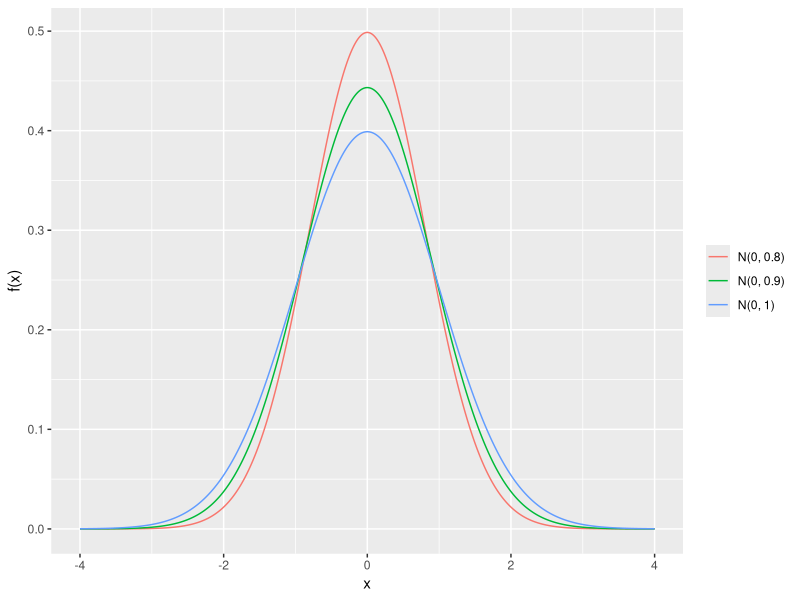

R code for this plot:
## ---- chunk 1
#| echo: true
#| warning: false
#| message: false
library(ggplot2)
a <- seq(-4, 4, by = 0.001)
n <- length(a)
dados <- data.frame(
  distri = rep(c("N(0, 1)", "N(0, 0.9)", "N(0, 0.8)"), each = n),
  x = rep(a, 3),
  y = c(dnorm(a), dnorm(a, 0, 0.9), dnorm(a, 0, 0.8)))
ggplot(data = dados) + geom_line(aes(x, y, color = distri)) + 
  ylab("f(x)") + 
  theme(legend.title = element_blank()) 
## ---- chunk 2
#| echo: true
#| warning: false
#| message: false
library(car)
lin_estimator <- function(Z, X, Y) {
  X <- scale(X)
  n <- length(Y)
  p <- ncol(X)
  
  modelo <- lm(Y ~ Z*X)
  tau_lin <- coef(modelo)[2]
  v_ehw <- hccm(modelo)[2, 2]
  
  aux_beta <- matrix(coef(modelo)[-(1:(p + 2))], ncol = 1)
  v_super_pop <- v_ehw + t(aux_beta) %*% cov(X) %*% aux_beta / n
  
  out <- c(tau_lin, sqrt(v_ehw), sqrt(v_super_pop))
  return(out)
}
## ---- chunk 3
#| echo: true
#| warning: false
#| message: false
n <- 500
mc <- 2000

resultado <- matrix(NA, ncol = 3, nrow = mc)
for (i in 1:mc) {
  X <- matrix(rnorm(2*n), ncol = 2)
  Y1 <- X[, 1] + X[, 1]^2 + runif(n, -0.5, 0.5)
  Y0 <- X[, 2] + X[, 2]^2 + runif(n, -1, 1)
  Z <- rbinom(n, 1, 0.6)
  Y <- Z * Y1 + (1 - Z) * Y0
  resultado[i, ] <- lin_estimator(Z, X, Y)
}
## ---- chunk 4
#| echo: false
# Vies
mean(resultado[, 1])
# Desvio padrão empírico
sd(resultado[, 1])
# Desvio padrão EHW
mean(resultado[, 2])
# Desvio padrão EHW +  correção
mean(resultado[, 3])
# Cobertura: Intervalos EHW
mean((resultado[, 1] - 1.96*resultado[, 2]) * (resultado[, 1] + 1.96*resultado[, 2]) <= 0)
# Cobertura: Intervalos EHW +  correção
mean((resultado[, 1] - 1.96*resultado[, 3]) * (resultado[, 1] + 1.96*resultado[, 3]) <= 0)
